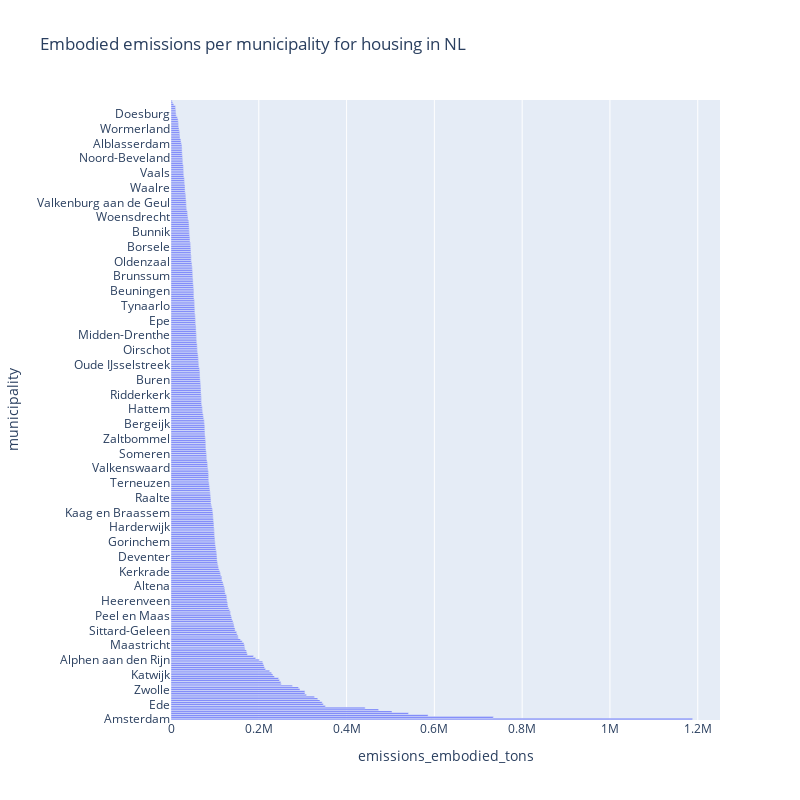

The code cell stored with this chart in its notebook:
### Code cell
# horizontal bar chart for embodied emissions per municipality
fig = px.bar(gdf, x='emissions_embodied_tons', y='municipality', title='Embodied emissions per municipality for housing in NL')
fig.update_layout(width=800, height=800)
fig.show()

### Figure 1 — Plotly figure (JSON) as saved in the notebook; plotly's stock layout.template omitted (floating-point values rounded to 4 significant figures; data arrays with more than 128 entries replaced by an {"elided": "..."} marker saying what was removed)
{"data": [{"alignmentgroup": "True", "hovertemplate": "emissions_embodied_tons=%{x}<br>municipality=%{y}<extra></extra>", "legendgroup": "", "marker": {"color": "#636efa", "pattern": {"shape": ""}}, "name": "", "offsetgroup": "", "orientation": "h", "showlegend": false, "textposition": "auto", "type": "bar", "x": {"elided": "336 float values"}, "xaxis": "x", "y": {"elided": "336 str values"}, "yaxis": "y"}], "layout": {"barmode": "relative", "height": 800, "legend": {"tracegroupgap": 0}, "title": {"text": "Embodied emissions per municipality for housing in NL"}, "width": 800, "xaxis": {"anchor": "y", "domain": [0, 1], "title": {"text": "emissions_embodied_tons"}}, "yaxis": {"anchor": "x", "domain": [0, 1], "title": {"text": "municipality"}}}}
